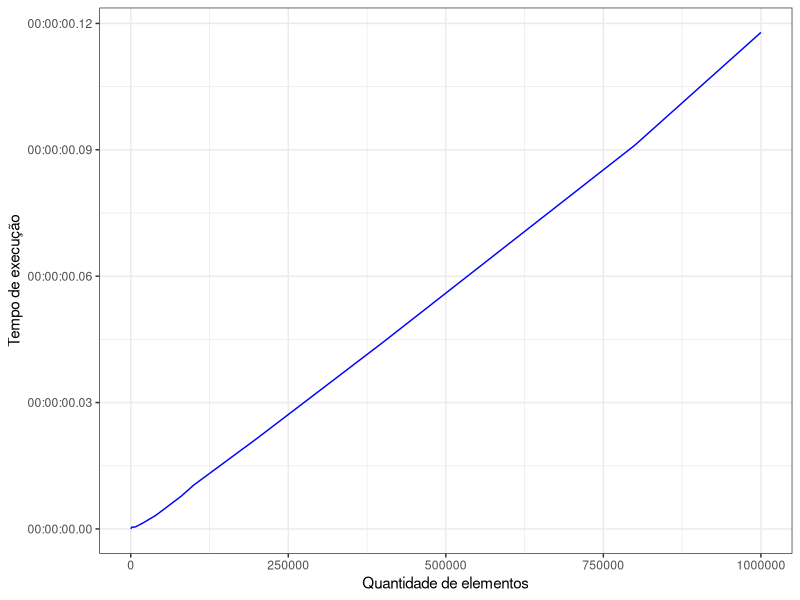

The R script that drew this image:
library(ggplot2)

tExec <- read.csv("resultados.csv")

ggplot(data = tExec, aes(x = tamanho, y = tempoDac))+
  ##geom_line(aes(y=tempoNaive), color = "red")+
  ##geom_line(aes(y=tempoDac), color = "blue") +
  geom_line(color = "blue")+
  scale_y_time(name = "Tempo de execução")+
  scale_x_continuous(name = "Quantidade de elementos") +
  theme_bw()
  

